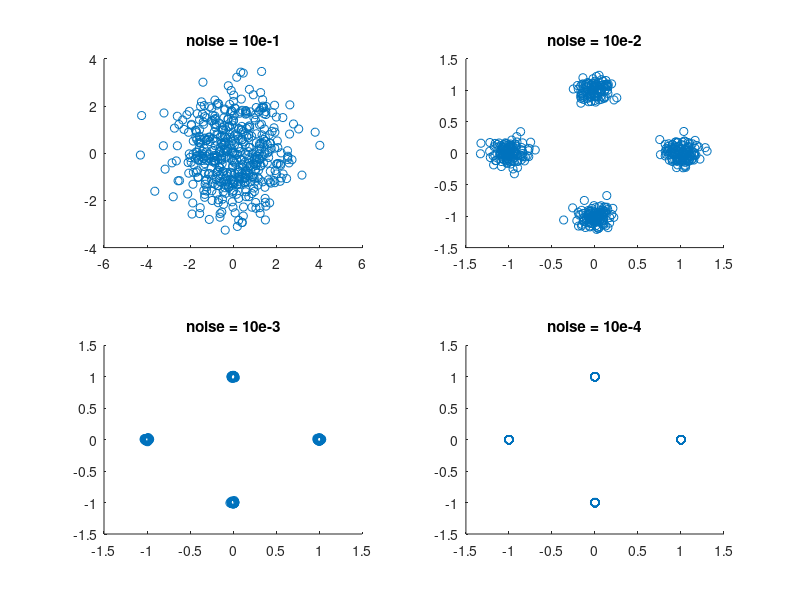

This figure's MATLAB source:
close all; clear; clc;

%% Problem 7 (7.13)
sigma = [10e-1 10e-2 10e-3 10e-4];
L = 1000;
sig = zeros([L/2 2]);
bits = randi([0,1], L, 1);
noise = randn([L/2 2]);

for i = 1:L/2

   switch (bits((2*i - 1),1))
       case 0
           
           switch(bits(2*i,1))
               case 0
                   sig(i, 1) = 1;
                   sig(i, 2) = 0;
               case 1
                   sig(i, 1) = 0;
                   sig(i, 2) = 1;
           end
       case 1
           
           switch(bits(2*i, 1))
               case 1
                   sig(i, 1) = -1;
                   sig(i, 2) = 0;
               case 0
                   sig(i, 1) = 0;
                   sig(i, 2) = -1;
           end
   end
end

rSig1 = sig + sigma(1) * noise;
rSig2 = sig + sigma(2) * noise;
rSig3 = sig + sigma(3) * noise;
rSig4 = sig + sigma(4) * noise;
figure(1);
subplot(2,2,1);

scatter(rSig1(1:L/2,1), rSig1(1:L/2,2));
title('noise = 10e-1');
subplot(2,2,2);

scatter(rSig2(1:L/2,1), rSig2(1:L/2,2));
title('noise = 10e-2');
subplot(2,2,3);

scatter(rSig3(1:L/2,1), rSig3(1:L/2,2));
title('noise = 10e-3');
subplot(2,2,4);

scatter(rSig4(1:L/2,1), rSig4(1:L/2,2));
title('noise = 10e-4');



